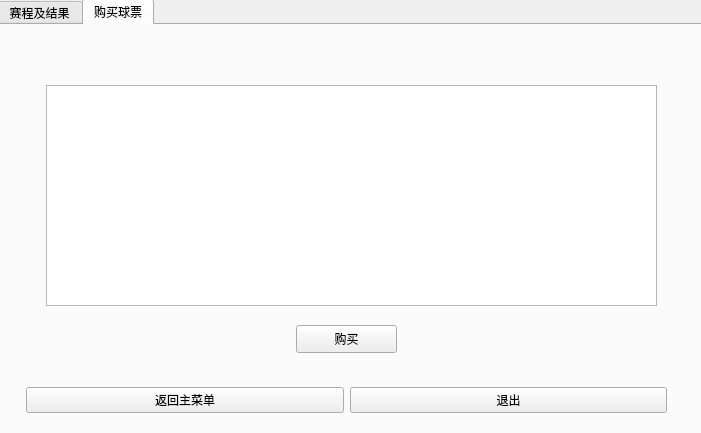
<?xml version="1.0" encoding="UTF-8"?>
<ui version="4.0">
 <class>FanOper</class>
 <widget class="QDialog" name="FanOper">
  <property name="geometry">
   <rect>
    <x>0</x>
    <y>0</y>
    <width>701</width>
    <height>433</height>
   </rect>
  </property>
  <property name="maximumSize">
   <size>
    <width>701</width>
    <height>433</height>
   </size>
  </property>
  <property name="windowTitle">
   <string>Dialog</string>
  </property>
  <widget class="QTabWidget" name="tabWidget">
   <property name="geometry">
    <rect>
     <x>-6</x>
     <y>-1</y>
     <width>711</width>
     <height>441</height>
    </rect>
   </property>
   <property name="currentIndex">
    <number>1</number>
   </property>
   <widget class="QWidget" name="tab">
    <attribute name="title">
     <string> 赛程及结果</string>
    </attribute>
    <widget class="QWidget" name="horizontalLayoutWidget">
     <property name="geometry">
      <rect>
       <x>30</x>
       <y>350</y>
       <width>641</width>
       <height>51</height>
      </rect>
     </property>
     <layout class="QHBoxLayout" name="horizontalLayout">
      <item>
       <widget class="QPushButton" name="pushButton_2">
        <property name="text">
         <string>返回主菜单</string>
        </property>
       </widget>
      </item>
      <item>
       <widget class="QPushButton" name="pushButton">
        <property name="text">
         <string>退出</string>
        </property>
       </widget>
      </item>
     </layout>
    </widget>
    <widget class="QTableView" name="tableView_5">
     <property name="geometry">
      <rect>
       <x>50</x>
       <y>60</y>
       <width>611</width>
       <height>211</height>
      </rect>
     </property>
    </widget>
    <widget class="QWidget" name="horizontalLayoutWidget_2">
     <property name="geometry">
      <rect>
       <x>159</x>
       <y>300</y>
       <width>381</width>
       <height>30</height>
      </rect>
     </property>
     <layout class="QHBoxLayout" name="horizontalLayout_2">
      <item>
       <widget class="QPushButton" name="pushButton_4">
        <property name="text">
         <string>查看该球队信息</string>
        </property>
       </widget>
      </item>
      <item>
       <widget class="QPushButton" name="pushButton_3">
        <property name="text">
         <string>查看该队球员信息</string>
        </property>
       </widget>
      </item>
     </layout>
    </widget>
    <widget class="QLabel" name="label_25">
     <property name="geometry">
      <rect>
       <x>91</x>
       <y>40</y>
       <width>61</width>
       <height>16</height>
      </rect>
     </property>
     <property name="text">
      <string>球队1</string>
     </property>
    </widget>
    <widget class="QLabel" name="label_26">
     <property name="geometry">
      <rect>
       <x>150</x>
       <y>40</y>
       <width>61</width>
       <height>16</height>
      </rect>
     </property>
     <property name="text">
      <string> 得分</string>
     </property>
    </widget>
    <widget class="QLabel" name="label_27">
     <property name="geometry">
      <rect>
       <x>230</x>
       <y>40</y>
       <width>51</width>
       <height>16</height>
      </rect>
     </property>
     <property name="text">
      <string>球队2</string>
     </property>
    </widget>
    <widget class="QLabel" name="label_28">
     <property name="geometry">
      <rect>
       <x>290</x>
       <y>40</y>
       <width>61</width>
       <height>16</height>
      </rect>
     </property>
     <property name="text">
      <string> 得分</string>
     </property>
    </widget>
    <widget class="QLabel" name="label_29">
     <property name="geometry">
      <rect>
       <x>380</x>
       <y>40</y>
       <width>61</width>
       <height>16</height>
      </rect>
     </property>
     <property name="text">
      <string>比赛场馆</string>
     </property>
    </widget>
    <widget class="QLabel" name="label_30">
     <property name="geometry">
      <rect>
       <x>510</x>
       <y>40</y>
       <width>61</width>
       <height>16</height>
      </rect>
     </property>
     <property name="text">
      <string> 时间</string>
     </property>
    </widget>
   </widget>
   <widget class="QWidget" name="tab_3">
    <attribute name="title">
     <string>购买球票</string>
    </attribute>
    <widget class="QWidget" name="horizontalLayoutWidget_3">
     <property name="geometry">
      <rect>
       <x>30</x>
       <y>350</y>
       <width>641</width>
       <height>51</height>
      </rect>
     </property>
     <layout class="QHBoxLayout" name="horizontalLayout_3">
      <item>
       <widget class="QPushButton" name="pushButton_5">
        <property name="text">
         <string>返回主菜单</string>
        </property>
       </widget>
      </item>
      <item>
       <widget class="QPushButton" name="pushButton_6">
        <property name="text">
         <string>退出</string>
        </property>
       </widget>
      </item>
     </layout>
    </widget>
    <widget class="QTableView" name="tableView_6">
     <property name="geometry">
      <rect>
       <x>50</x>
       <y>60</y>
       <width>611</width>
       <height>221</height>
      </rect>
     </property>
    </widget>
    <widget class="QPushButton" name="pushButton_7">
     <property name="geometry">
      <rect>
       <x>300</x>
       <y>300</y>
       <width>101</width>
       <height>28</height>
      </rect>
     </property>
     <property name="text">
      <string>购买</string>
     </property>
    </widget>
   </widget>
  </widget>
 </widget>
 <resources/>
 <connections/>
</ui>
